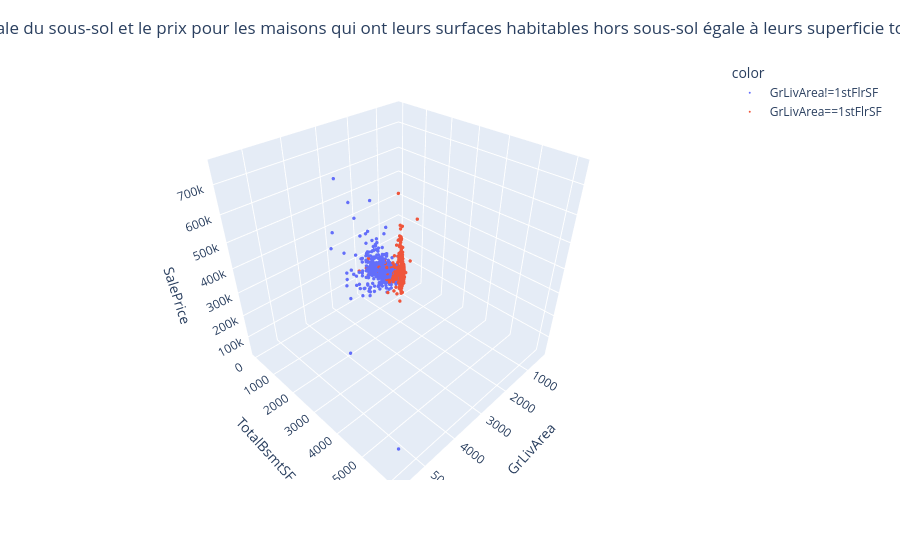

Notebook code cell kept with this figure:
### Code cell
fig = px.scatter_3d(
    train_set,
    x="GrLivArea",
    y="TotalBsmtSF",
    z="SalePrice",
    color=np.select(
        [train_set["GrLivArea"] == train_set["1stFlrSF"]],
        ["GrLivArea==1stFlrSF"],
        ["GrLivArea!=1stFlrSF"],
    ),
)
fig.update_traces(marker_size=2)
fig.update_layout(
    title="Relation entre la surface habitable hors sous-sol, la superficie totale du sous-sol et le prix pour les maisons qui ont leurs surfaces habitables hors sous-sol égale à leurs superficie totale de rez-de-chausée et dont ces deux surface sont différentes.",
    title_x=0.5,
    title_y=0.96,
)
fig.show()

### Figure 1 — Plotly figure (JSON) as saved in the notebook; plotly's stock layout.template omitted (floating-point values rounded to 4 significant figures; data arrays with more than 128 entries replaced by an {"elided": "..."} marker saying what was removed)
{"data": [{"hovertemplate": "color=GrLivArea!=1stFlrSF<br>GrLivArea=%{x}<br>TotalBsmtSF=%{y}<br>SalePrice=%{z}<extra></extra>", "legendgroup": "GrLivArea!=1stFlrSF", "marker": {"color": "#636efa", "size": 2, "symbol": "circle"}, "mode": "markers", "name": "GrLivArea!=1stFlrSF", "scene": "scene", "showlegend": true, "type": "scatter3d", "x": {"elided": "509 int values"}, "y": {"elided": "509 int values"}, "z": {"elided": "509 int values"}}, {"hovertemplate": "color=GrLivArea==1stFlrSF<br>GrLivArea=%{x}<br>TotalBsmtSF=%{y}<br>SalePrice=%{z}<extra></extra>", "legendgroup": "GrLivArea==1stFlrSF", "marker": {"color": "#EF553B", "size": 2, "symbol": "circle"}, "mode": "markers", "name": "GrLivArea==1stFlrSF", "scene": "scene", "showlegend": true, "type": "scatter3d", "x": {"elided": "671 int values"}, "y": {"elided": "671 int values"}, "z": {"elided": "671 int values"}}], "layout": {"legend": {"title": {"text": "color"}, "tracegroupgap": 0}, "margin": {"t": 60}, "scene": {"domain": {"x": [0, 1], "y": [0, 1]}, "xaxis": {"title": {"text": "GrLivArea"}}, "yaxis": {"title": {"text": "TotalBsmtSF"}}, "zaxis": {"title": {"text": "SalePrice"}}}, "title": {"text": "Relation entre la surface habitable hors sous-sol, la superficie totale du sous-sol et le prix pour les maisons qui ont leurs surfaces habitables hors sous-sol égale à leurs superficie totale de rez-de-chausée et dont ces deux surface sont différentes.", "x": 0.5, "y": 0.96}}}
